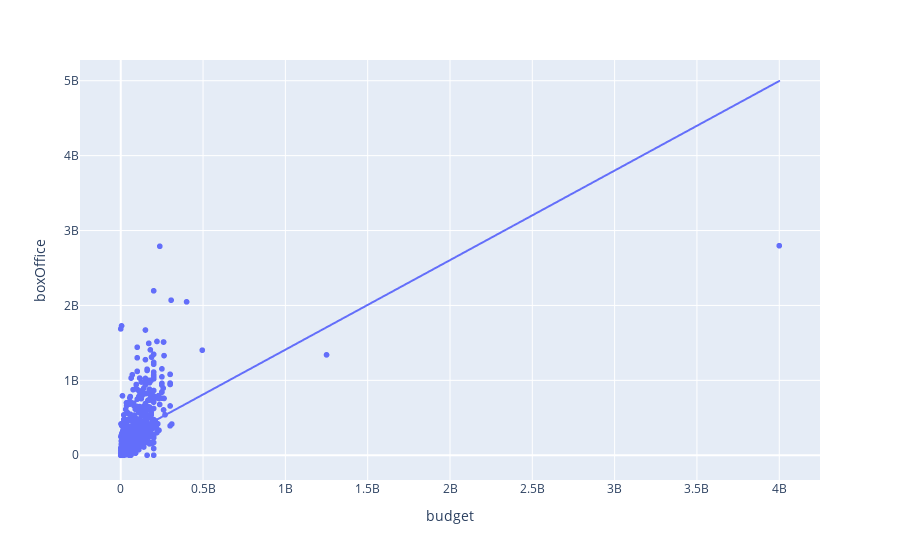

The notebook cell saved with this chart:
### Code cell
# correlation between budget and boxOffice
valid = df[(df['budget'] != 0) & (df['boxOffice'] != 0)]
fig = px.scatter(valid, x="budget", y="boxOffice", hover_data=['slug'], trendline="ols")
fig.show()

### Figure 1 — Plotly figure (JSON) as saved in the notebook; plotly's stock layout.template omitted (floating-point values rounded to 4 significant figures; data arrays with more than 128 entries replaced by an {"elided": "..."} marker saying what was removed)
{"data": [{"customdata": {"elided": "1023x1 str values"}, "hovertemplate": "budget=%{x}<br>boxOffice=%{y}<br>slug=%{customdata[0]}<extra></extra>", "legendgroup": "", "marker": {"color": "#636efa", "symbol": "circle"}, "mode": "markers", "name": "", "showlegend": false, "type": "scattergl", "x": {"elided": "1023 int values"}, "xaxis": "x", "y": {"elided": "1023 int values"}, "yaxis": "y"}, {"hovertemplate": "<b>OLS trendline</b><br>boxOffice = 1.19581 * budget + 2.13122e+08<br>R<sup>2</sup>=0.280322<br><br>budget=%{x}<br>boxOffice=%{y} <b>(trend)</b><extra></extra>", "legendgroup": "", "marker": {"color": "#636efa", "symbol": "circle"}, "mode": "lines", "name": "", "showlegend": false, "type": "scattergl", "x": {"elided": "854 int values"}, "xaxis": "x", "y": {"elided": "854 float values"}, "yaxis": "y"}], "layout": {"legend": {"tracegroupgap": 0}, "margin": {"t": 60}, "xaxis": {"anchor": "y", "domain": [0, 1], "title": {"text": "budget"}}, "yaxis": {"anchor": "x", "domain": [0, 1], "title": {"text": "boxOffice"}}}}
